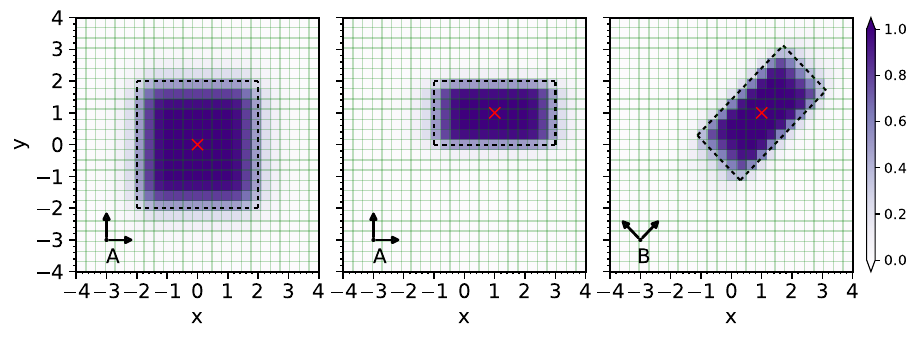

Generate this figure with Python:


import numpy as np
import matplotlib.pyplot as plt


def butterworth_2d(x,y,wx=1,wy=1,cx=0,cy=0,n=40):
    f = 1/(1+((x-cx)/(wx/2))**n)/(1+((y-cy)/(wy/2))**n)
    return f

n = 8

w = 4
wy = w/2
cx = 1
cy = 1

x_max = 4
nx = 25
xx = np.linspace(-x_max,x_max,nx)
x, y = np.meshgrid(xx,xx,indexing='ij')

extent = [-x_max,x_max,-x_max,x_max]

fig, ax = plt.subplots(1,3,figsize=(12,3.3),gridspec_kw={'wspace':0.1,'hspace':0.1})

b1 = butterworth_2d(x,y,wx=w,wy=w,cx=0,cy=0,n=n)
ax[0].imshow(b1.T,aspect='auto',origin='lower',cmap='Purples',extent=extent,vmin=0,vmax=1)

b2 = butterworth_2d(x,y,wx=w,wy=wy,cx=cx,cy=cy,n=n)
ax[1].imshow(b2.T,aspect='auto',origin='lower',cmap='Purples',extent=extent,vmin=0,vmax=1)

a = np.array([[1,0],[0,1]],dtype=float)
b = np.array([[1,1],[-1,1]],dtype=float).T/np.sqrt(2)
R = np.linalg.solve(a.T,b.T)

xp = R[0,0]*x+R[0,1]*y
yp = R[1,0]*x+R[1,1]*y

cp = [email redacted]([cx,cy])

b3 = butterworth_2d(xp,yp,wx=w,wy=wy,cx=cp[0],cy=cp[1],n=n)
im = ax[2].imshow(b3.T,aspect='auto',origin='lower',cmap='Purples',extent=extent,vmin=0,vmax=1)

fig.colorbar(im,ax=[ax[0],ax[1],ax[2]],extend='both',aspect=30,pad=0.015)

ax[0].plot([-w/2,w/2],[-w/2,-w/2],ls=(0,(2,2)),c='k',lw=1.5,alpha=1)
ax[0].plot([-w/2,w/2],[w/2,w/2],ls=(0,(2,2)),c='k',lw=1.5,alpha=1)
ax[0].plot([w/2,w/2],[-w/2,w/2],ls=(0,(2,2)),c='k',lw=1.5,alpha=1)
ax[0].plot([-w/2,-w/2],[-w/2,w/2],ls=(0,(2,2)),c='k',lw=1.5,alpha=1)

ax[1].plot([cx-w/2,cx+w/2],[cy-wy/2,cy-wy/2],ls=(0,(2,2)),c='k',lw=1.5,alpha=1)
ax[1].plot([cx-w/2,cx+w/2],[cy+wy/2,cy+wy/2],ls=(0,(2,2)),c='k',lw=1.5,alpha=1)
ax[1].plot([cx+w/2,cx+w/2],[cy-wy/2,cy+wy/2],ls=(0,(2,2)),c='k',lw=1.5,alpha=1)
ax[1].plot([cx-w/2,cx-w/2],[cy-wy/2,cy+wy/2],ls=(0,(2,2)),c='k',lw=1.5,alpha=1)

a = np.array([cx-w/2-cx,cy-wy/2-cy]); b = np.array([cx+w/2-cx,cy-wy/2-cy])
a = R.T@a; b = R.T@b
ax[2].plot([a[0]+cx,b[0]+cx],[a[1]+cy,b[1]+cy],ls=(0,(2,2)),c='k',lw=1.5,alpha=1)

a = np.array([cx-w/2-cx,cy+wy/2-cy]); b = np.array([cx+w/2-cx,cx+wy/2-cy])
a = R.T@a; b = R.T@b
ax[2].plot([a[0]+cx,b[0]+cx],[a[1]+cy,b[1]+cy],ls=(0,(2,2)),c='k',lw=1.5,alpha=1)

a = np.array([cx+w/2-cx,cy-wy/2-cy]); b = np.array([cx+w/2-cx,cx+wy/2-cy])
a = R.T@a; b = R.T@b
ax[2].plot([a[0]+cx,b[0]+cx],[a[1]+cy,b[1]+cy],ls=(0,(2,2)),c='k',lw=1.5,alpha=1)

a = np.array([cx-w/2-cx,cy-wy/2-cy]); b = np.array([cx-w/2-cx,cx+wy/2-cy])
a = R.T@a; b = R.T@b
ax[2].plot([a[0]+cx,b[0]+cx],[a[1]+cy,b[1]+cy],ls=(0,(2,2)),c='k',lw=1.5,alpha=1)

xx = np.linspace(-x_max,x_max,nx+1)
for ii in range(nx):
    _x = xx[ii]
    ax[0].plot([-x_max,x_max],[_x,_x],c='g',lw=1,ls='-',alpha=0.25)
    ax[0].plot([_x,_x],[-x_max,x_max],c='g',lw=1,ls='-',alpha=0.25)
    ax[1].plot([-x_max,x_max],[_x,_x],c='g',lw=1,ls='-',alpha=0.25)
    ax[1].plot([_x,_x],[-x_max,x_max],c='g',lw=1,ls='-',alpha=0.25)
    ax[2].plot([-x_max,x_max],[_x,_x],c='g',lw=1,ls='-',alpha=0.25)
    ax[2].plot([_x,_x],[-x_max,x_max],c='g',lw=1,ls='-',alpha=0.25)
    
ax[0].plot(0,0,c='r',marker='x',ms=8)
ax[1].plot(cx,cy,c='r',marker='x',ms=8)
ax[2].plot(cx,cy,c='r',marker='x',ms=8)

ax[0].annotate('',xytext=(-3,-3),xy=(-3,-2),xycoords='data',    
               arrowprops={'arrowstyle':'-|>','linewidth':2})
ax[0].annotate('',xytext=(-3,-3),xy=(-2,-3),xycoords='data',    
               arrowprops={'arrowstyle':'-|>','linewidth':2})
ax[0].plot(-3,-3,marker='o',ms=2,c='k')
ax[0].annotate('A',xy=(-3,-3.75),xycoords='data',fontsize='x-large')

ax[1].annotate('',xytext=(-3,-3),xy=(-3,-2),xycoords='data',    
               arrowprops={'arrowstyle':'-|>','linewidth':2})
ax[1].annotate('',xytext=(-3,-3),xy=(-2,-3),xycoords='data',    
               arrowprops={'arrowstyle':'-|>','linewidth':2})
ax[1].plot(-3,-3,marker='o',ms=2,c='k')
ax[1].annotate('A',xy=(-3,-3.75),xycoords='data',fontsize='x-large')

x1 = np.array([1,0],dtype=float)
x2 = np.array([0,1],dtype=float)
x1 = R.T@x1
x2 = R.T@x2

ax[2].annotate('',xytext=(-3,-3),xy=(-3+x1[0],-3+x1[1]),xycoords='data',    
               arrowprops={'arrowstyle':'-|>','linewidth':2})
ax[2].annotate('',xytext=(-3,-3),xy=(x2[0]-3,x2[1]-3),xycoords='data',    
                arrowprops={'arrowstyle':'-|>','linewidth':2})
ax[2].plot(-3,-3,marker='o',ms=2,c='k')
ax[2].annotate('B',xy=(-3.1,-3.75),xycoords='data',fontsize='x-large')

# verts = np.

# b2 = butterworth_1d(x,w=w,c=0,n=10)
# b3 = butterworth_1d(x,w=w,c=0,n=50)

# ax.plot([-x_max,-w/2],[0,0],lw=2,ls='-',c='k')
# ax.plot([-w/2,-w/2],[0,1],lw=2,ls='-',c='k')
# ax.plot([w/2,w/2],[0,1],lw=2,ls='-',c='k')
# ax.plot([-w/2,w/2],[1,1],lw=2,ls='-',c='k')
# ax.plot([w/2,x_max],[0,0],lw=2,ls='-',c='k')

# ax.plot([0,0],[-1,1.5],lw=1,ls=(0,(2,2)),c='k')

# ax.plot(x,b1,c='m',ls=(0,(2,2)),lw=1,label='n=4')
# ax.plot(x,b2,c='m',ls=(0,(4,2)),lw=1,label='n=10')
# ax.plot(x,b3,c='m',ls='-',lw=1,label='n=50')

# ax.legend(frameon=False,fontsize='x-large',loc='upper right',handlelength=1.5,handletextpad=0.5)


           
# format plots
for ii in range(3):
    for axis in ['top','bottom','left','right']:
        ax[ii].spines[axis].set_linewidth(1.5)
    ax[ii].minorticks_on()
    ax[ii].tick_params(which='both',width=1,labelsize='x-large')
    ax[ii].tick_params(which='major',length=5)
    ax[ii].tick_params(which='minor',length=2)
    ax[ii].set_xticks(np.arange(-4,5))
    ax[ii].set_yticks(np.arange(-4,5))
    # ax.set_yticks(np.arange(-0.4,0.6,0.2))
    ax[ii].axis(extent)

# ax[0,1].legend(frameon=False,fontsize='x-large')

ax[0].set_xlabel('x',labelpad=4,fontsize='x-large')
ax[1].set_xlabel('x',labelpad=4,fontsize='x-large')
ax[2].set_xlabel('x',labelpad=4,fontsize='x-large')
ax[0].set_ylabel('y',labelpad=4,fontsize='x-large')

ax[1].set_yticklabels([])
ax[2].set_yticklabels([])

# ax[0,0].annotate('a)',xy=(-1.5,1.5e4),xycoords='data',fontsize='x-large')
# ax[0,1].annotate('b)',xy=(-1.5,1.5e4),xycoords='data',fontsize='x-large')
# ax[1,0].annotate('c)',xy=(-1.5,1.5e4),xycoords='data',fontsize='x-large')
# ax[1,1].annotate('d)',xy=(-1.5,1.5e4),xycoords='data',fontsize='x-large')
        
plt.savefig('butterworth_2d.pdf',dpi=150,bbox_inches='tight')

# plt.show()

